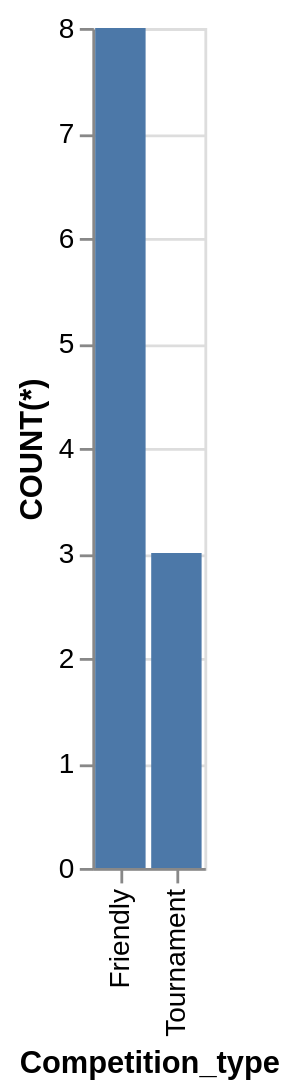

Source (Vega-Lite JSON):
### Vega-Lite specification from a JSON file in a GitHub repository (floating-point values rounded to 4 significant figures)
{"data": {"values": [{"x_data": "Friendly", "y_data": 8}, {"x_data": "Tournament", "y_data": 3}]}, "mark": "bar", "encoding": {"x": {"field": "x_data", "type": "nominal", "title": "Competition_type", "sort": "ascending"}, "y": {"field": "y_data", "type": "quantitative", "title": "COUNT(*)"}}}
